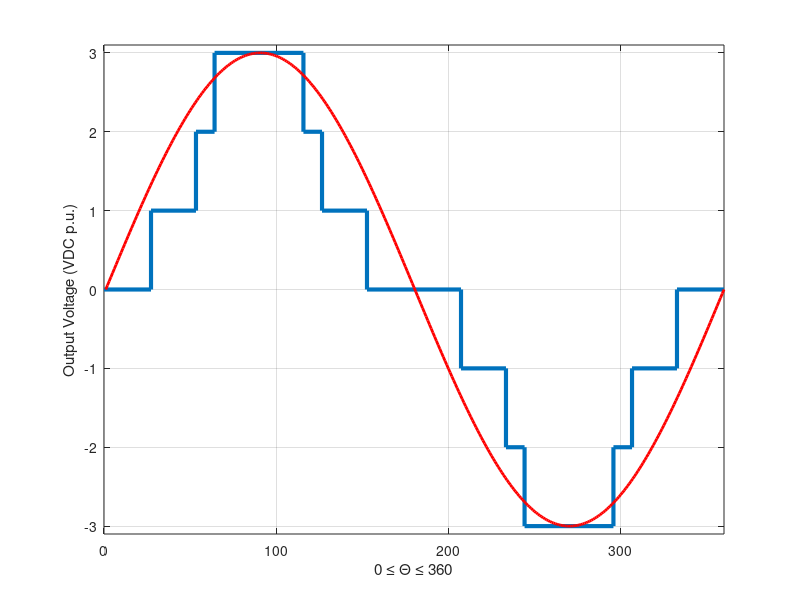
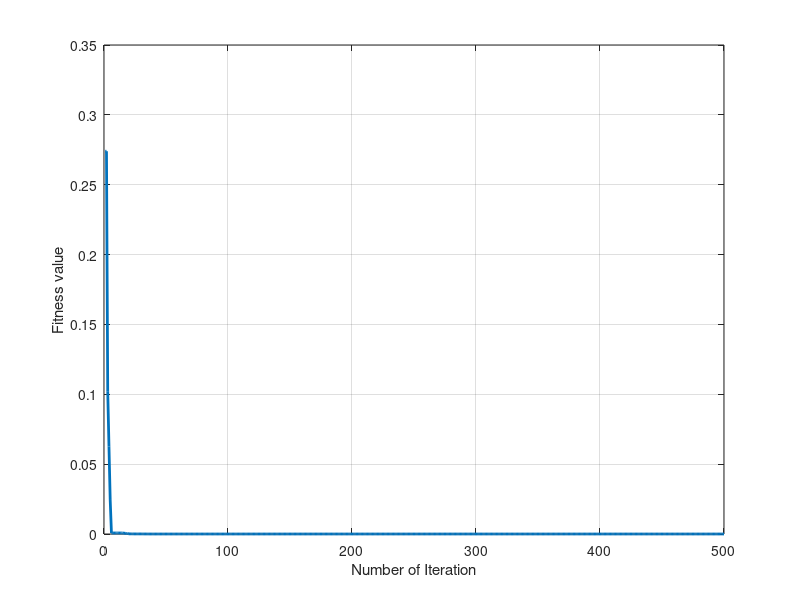
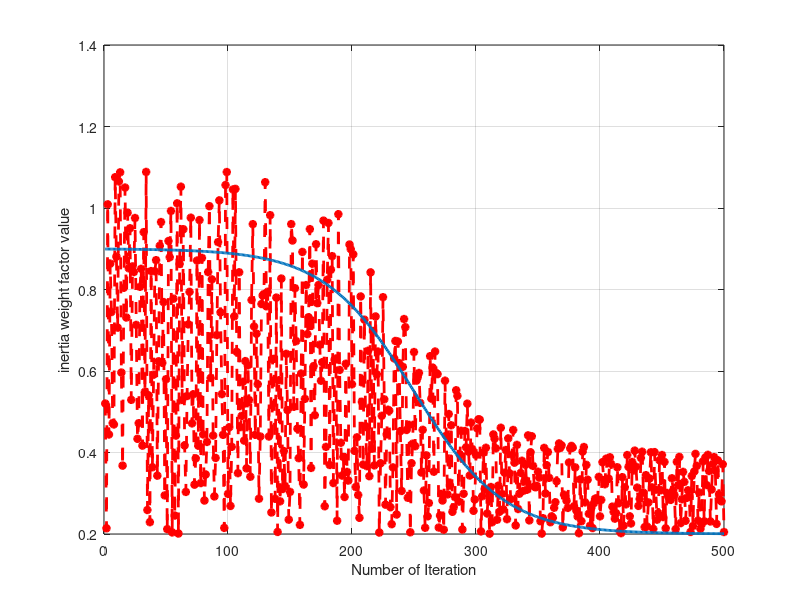

Source code (MATLAB) for these figures, in order:
clc

clear all

close all


%ma=input('Please Enter the Modulation Index Value [0 1]')
ma=0.64;
tic;

XX=linspace(0,pi/2,4);

xmin=XX(1,1:3); % Upper Bound of Variables

xmax=XX(1,2:4); % Lower Bound of Variables

n=length(xmax);   % Number of Decision Variables

N=150;              % Population Size (Swarm Size)

maxit=500;      % Maximum Number of Iterations

% Velocity Limits

VelMax=0.1*(xmax-xmin);

VelMin=-VelMax;


wmin=0.2;
wmax=0.9;
c1i=2.5;
c2i=0.2;
c1f=0.2;
c2f=2.5;
alfa =1.5;
epsilon=0.001;
Q=-1*(1/maxit)*log(epsilon);

for iter=1:maxit
    c1(iter)=((c1f-c1i).*(iter/maxit))+c1i;
    c2(iter)=((c2f-c2i).*(iter/maxit))+c2i;
    w1(iter)=wmax-(wmax-wmin).*(1+tanh(Q*(iter-(maxit/2))))/2;
    w(iter)=wmin+rand.*w1(iter);
end

cost_t=0;

for i=1:N
    
    particle(i,:)=rand(1,n).*(xmax-xmin)+xmin; % initial Particles
    
    x=particle(i,:);
    
    if x(1)<0.0175
       cost_t=1e10;
    end
    if x(1)>=x(2)
        cost_t=1e10;
    end
    if x(2)>=x(3)
        cost_t=1e10;
    end
    
    if x(3)>((pi/2)-0.0175)
        cost_t=1e10;
    end
    if x(2)-x(1)<0.0175
        cost_t=1e10;
    end
    if x(3)-x(2)<0.0175
        cost_t=1e10;
    end
    fitness(i,1)=cost_t+(100*((3*ma)-(cos(x(1))+cos(x(2))+cos(x(3))))/(3*ma)).^4 +...
                 (1/5)*((50*(1/5)*(cos(5*x(1))+cos(5*x(2))+cos(5*x(3)))/(cos(x(1))+cos(x(2))+cos(x(3)))).^2)+...
                 (1/7)*((50*(1/7)*(cos(7*x(1))+cos(7*x(2))+cos(7*x(3)))/(cos(x(1))+cos(x(2))+cos(x(3)))).^2); % Fitness Function
    cost_t=0;
    vel(i,:)=rand(1,n).*(VelMax-VelMin)+VelMin; % initial Velocity

end

    %  Personal Best

    Pbest=particle;  
    
    fitness_Pbest=fitness;
    
    %  Global Best
    
    particle_mix=[particle,fitness];

    particle_sort=sortrows(particle_mix,n+1);

    Gbest=particle_sort(1,1:n);  
    
    fitness_Gbest=particle_sort(1,n+1:end);
    
    xmin=[0 0 0];
    xmax=[pi/2 pi/2 pi/2];

for iter=1:maxit
    
    for i=1:N
        
        % Update Velocity
        vel(i,:)=w(iter)*vel(i,:)+...
                 c1(iter)*rand(1,n).*(Pbest(i,:)-particle(i,:))+...
                 c2(iter)*rand(1,n).*(Gbest(1,:)-particle(i,:));
                 
        % Apply Velocity Limits
        vel(i,:)=min([VelMax;vel(i,:)]);
        vel(i,:)=max([VelMin;vel(i,:)]);
        
        
        % Update Position
        particle_new(i,:)=particle(i,:)+vel(i,:);
        
        
        % Apply Position Limits
        particle_new(i,:)=min([xmax;particle_new(i,:)]);
        particle_new(i,:)=max([xmin;particle_new(i,:)]);
        
        % Evaluation

        x=particle_new(i,:);

        if x(1)<0.0175
           cost_t=1e10;
        end
        if x(1)>=x(2)
            cost_t=1e10;
        end
        if x(2)>=x(3)
            cost_t=1e10;
        end

        if x(3)>((pi/2)-0.0175)
            cost_t=1e10;
        end
        if x(2)-x(1)<0.0175
            cost_t=1e10;
        end
        if x(3)-x(2)<0.0175
            cost_t=1e10;
        end
       
        
        fitness_new(i,1)=cost_t+(100*((3*ma)-(cos(x(1))+cos(x(2))+cos(x(3))))/(3*ma)).^4 +...
                         (1/5)*((50*(1/5)*(cos(5*x(1))+cos(5*x(2))+cos(5*x(3)))/(cos(x(1))+cos(x(2))+cos(x(3)))).^2)+...
                         (1/7)*((50*(1/7)*(cos(7*x(1))+cos(7*x(2))+cos(7*x(3)))/(cos(x(1))+cos(x(2))+cos(x(3)))).^2); % Fitness Function
    
        cost_t=0;
        
        if fitness_new(i,1)<fitness(i,1)
            
            delta=zeros(1,n);
            
            for r=1:n
            
                if particle_new(i,r) > particle(i,r)
                      delta(1,r)=1;
                      
                elseif particle_new(i,r) < particle(i,r)
                      delta(1,r)=-1;
                end
            end
                
            particle(i,:)=particle(i,:)+alfa*delta.*abs(vel(i,:));
            
            
            % Apply Position Limits
            particle(i,:)=min([xmax;particle(i,:)]);
            particle(i,:)=max([xmin;particle(i,:)]);
            
            % Evaluation
            x=particle(i,:);

            if x(1)<0.0175
               cost_t=1e10;
            end
            if x(1)>=x(2)
               cost_t=1e10;
            end
            if x(2)>=x(3)
               cost_t=1e10;
            end
            if x(3)>((pi/2)-0.0175)
               cost_t=1e10;
            end
            if x(2)-x(1)<0.0175
               cost_t=1e10;
            end
            if x(3)-x(2)<0.0175
               cost_t=1e10;
            end

            fitness(i,1)=cost_t+(100*((3*ma)-(cos(x(1))+cos(x(2))+cos(x(3))))/(3*ma)).^4 +...
                         (1/5)*((50*(1/5)*(cos(5*x(1))+cos(5*x(2))+cos(5*x(3)))/(cos(x(1))+cos(x(2))+cos(x(3)))).^2)+...
                         (1/7)*((50*(1/7)*(cos(7*x(1))+cos(7*x(2))+cos(7*x(3)))/(cos(x(1))+cos(x(2))+cos(x(3)))).^2); % Fitness Function
    
            cost_t=0;

            else
            
            particle(i,:)=particle_new(i,:);
            
            fitness(i,1)=fitness_new(i,1);
        end

        % Update Personal Best
        if fitness(i,1)<fitness_Pbest(i,1)
           Pbest(i,:)=particle(i,:);
           fitness_Pbest(i,1)= fitness(i,1);
        end
        
        % Update Global Best
        if fitness(i,1)<fitness_Gbest(1,1)
           Gbest(1,:)=particle(i,:);
           fitness_Gbest(1,1)= fitness(i,1);
        end

    end
    
    
  
    final(iter,:)=[Gbest fitness_Gbest];

end
toc;
%% Results

V1star=3*ma
V1= cos(Gbest(1))+cos(Gbest(2))+cos(Gbest(3))
V1nesbi=V1/V1star
V5=abs((1/5)*(cos(5*Gbest(1))+cos(5*Gbest(2))+cos(5*Gbest(3)))/V1)
V7=abs((1/7)*(cos(7*Gbest(1))+cos(7*Gbest(2))+cos(7*Gbest(3)))/V1)
V11=abs((1/11)*(cos(11*Gbest(1))+cos(11*Gbest(2))+cos(11*Gbest(3)))/V1)
V13=abs((1/13)*(cos(13*Gbest(1))+cos(13*Gbest(2))+cos(13*Gbest(3)))/V1)
V17=abs((1/17)*(cos(17*Gbest(1))+cos(17*Gbest(2))+cos(17*Gbest(3)))/V1)
V19=abs((1/19)*(cos(19*Gbest(1))+cos(19*Gbest(2))+cos(19*Gbest(3)))/V1)
V23=abs((1/23)*(cos(23*Gbest(1))+cos(23*Gbest(2))+cos(23*Gbest(3)))/V1)
V25=abs((1/25)*(cos(25*Gbest(1))+cos(25*Gbest(2))+cos(25*Gbest(3)))/V1)
V29=abs((1/29)*(cos(29*Gbest(1))+cos(29*Gbest(2))+cos(29*Gbest(3)))/V1)
V31=abs((1/31)*(cos(31*Gbest(1))+cos(31*Gbest(2))+cos(31*Gbest(3)))/V1)
V35=abs((1/35)*(cos(35*Gbest(1))+cos(35*Gbest(2))+cos(35*Gbest(3)))/V1)
V37=abs((1/37)*(cos(37*Gbest(1))+cos(37*Gbest(2))+cos(37*Gbest(3)))/V1)
V41=abs((1/41)*(cos(41*Gbest(1))+cos(41*Gbest(2))+cos(41*Gbest(3)))/V1)
V43=abs((1/43)*(cos(43*Gbest(1))+cos(43*Gbest(2))+cos(43*Gbest(3)))/V1)
V47=abs((1/47)*(cos(47*Gbest(1))+cos(47*Gbest(2))+cos(47*Gbest(3)))/V1)
V49=abs((1/49)*(cos(49*Gbest(1))+cos(49*Gbest(2))+cos(49*Gbest(3)))/V1)
THD=100.*sqrt((V5^2)+(V7^2)+(V11^2)+(V13^2)+(V17^2)+(V19^2)+(V23^2)+(V25^2)+(V29^2)+(V31^2)+(V35^2)+(V37^2)+(V41^2)+(V43^2)+(V47^2)+(V49^2))

t=linspace(0,2*pi,360);
y=3*sin(t);

th=[0  Gbest(1)  Gbest(1)  Gbest(2)   Gbest(2)   Gbest(3)     Gbest(3)      pi-Gbest(3)   pi-Gbest(3)   pi-Gbest(2)   pi-Gbest(2)   pi-Gbest(1)   pi-Gbest(1)  pi+Gbest(1)  pi+Gbest(1)     pi+Gbest(2)   pi+Gbest(2)  pi+Gbest(3)  pi+Gbest(3)   2*pi-Gbest(3)   2*pi-Gbest(3) 2*pi-Gbest(2)   2*pi-Gbest(2)   2*pi-Gbest(1)    2*pi-Gbest(1)  2*pi]/pi*180;
u= [0     0          1        1           2           2           3              3            2             2             1              1            0            0             -1             -1            -2           -2            -3            -3              -2           -2              -1                -1           0             0  ];


figure(1);
plot(th,u,'LineWidth',3)
hold on
plot(y,'r','LineWidth',2)
xlabel('0 \leq \Theta \leq 360')
ylabel('Output Voltage (VDC p.u.)')
xlim([0 360])
ylim([-3.1 3.1])
grid

figure(2);
plot(final(:,end),'LineWidth',2)
xlabel('Number of Iteration')
ylabel('Fitness value')
grid

Gbest(1,1:3)=Gbest(1,1:3)/pi*180
fitness_Gbest
Modulation_Index=ma

figure(3);
plot(w,'*--r','LineWidth',2)
hold on
plot(w1,'LineWidth',2)
xlabel('Number of Iteration')
ylabel('inertia weight factor value')
grid